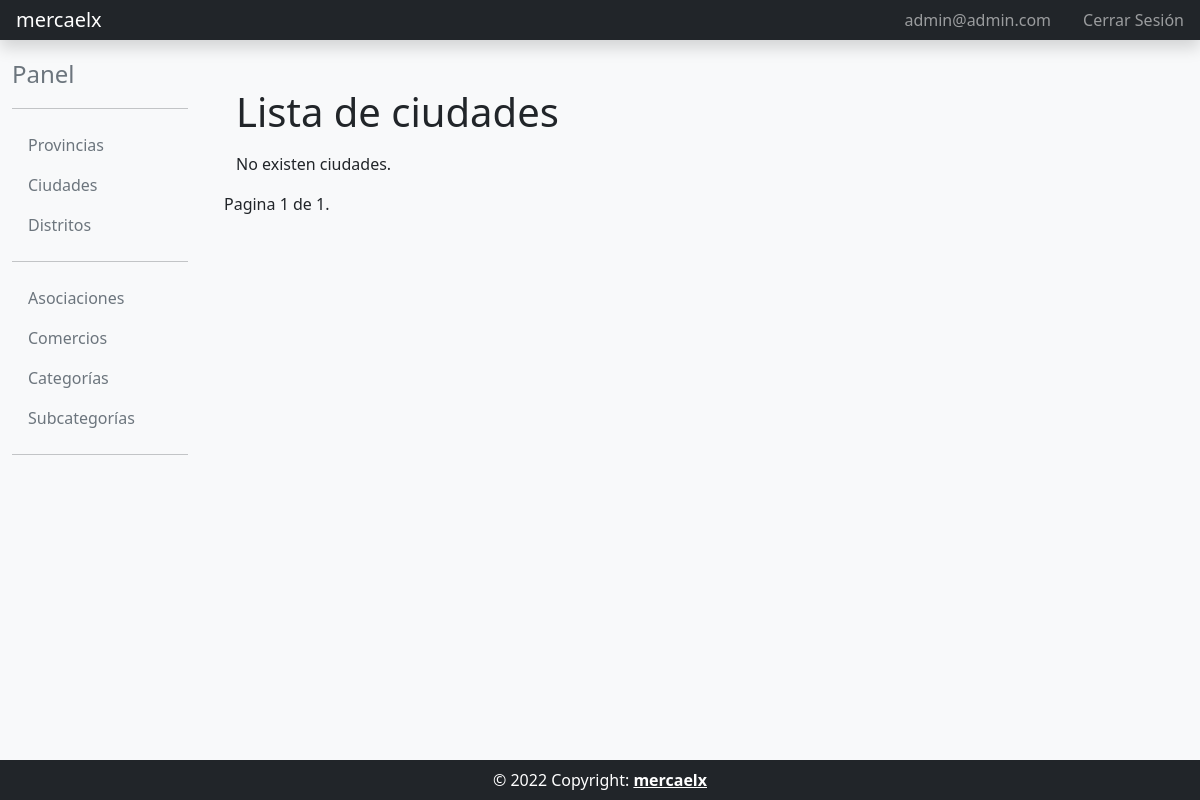
Page /ciudad_list/ (signed in) on the earlier database version.
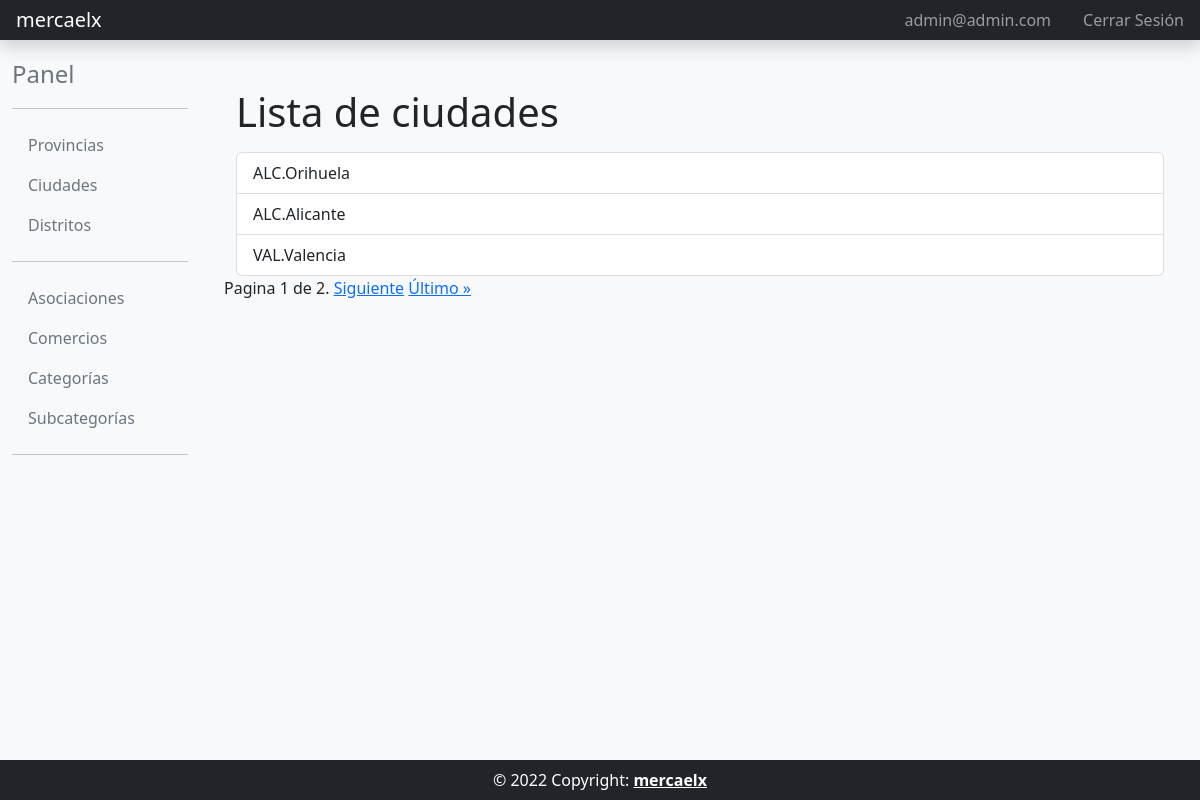
Same page on the later database version.
### core/models.py (models this page shows, shortened)
class Ciudad(models.Model):
    codigo = models.CharField(max_length=10, unique=True)
    nombre = models.CharField(max_length=256, unique=True)
    provincia = models.ForeignKey(Provincia, on_delete=models.PROTECT)
    def __str__(self):
        return f"{self.provincia.codigo}.{self.nombre[:100]}"
    class Meta:
        verbose_name = 'Ciudad'
        verbose_name_plural = 'Ciudades'
        ordering = ['nombre']

class Provincia(models.Model):
    codigo = models.CharField(max_length=10, unique=True)
    nombre = models.CharField(max_length=255, unique=True)
    class Meta:
        verbose_name = 'Provincia' # Nombre en singular
        verbose_name_plural = 'Provincias' # Nombre en plural
        ordering = ['nombre'] # Ordenar por nombre

### core/views.py (the view)
# urls.py: path('ciudad_list/', core_views.CiudadListView.as_view(), name='ciudad_list'),
class CiudadListView(LoginRequiredMixin, OrderedListMixin, ListView):
    model = Ciudad
    template_name = 'core/ciudad_list.html'
    paginate_by = 3

### common/mixins.py (called while the page is built)
    def get_queryset(self):
        queryset = super().get_queryset()
        ordering = self.request.GET.get('ordering', 'asc')
        if ordering == 'desc':
            return queryset.order_by('-id')
        return queryset.order_by('id')

    @method_decorator(login_required)
    def dispatch(self, *args, **kwargs):
        return super().dispatch(*args, **kwargs)

### templates/core/ciudad_list.html
{% extends "common/base_intranet.html" %}
{% block main_content %}
<div class="container">
    <h1>Lista de ciudades</h1>
    <ul class="list-group mt-3">
    {% for ciudad in object_list %}
        <a href="{% url 'ciudad_update' ciudad.id %}" class="list-group-item list-group-item-action">{{ ciudad }}</a>
    {% empty %}
        <p>No existen ciudades.</p>
    {% endfor %}
    </ul>
</div>
{% include 'common/pagination.html' %}
{% endblock main_content %}

### templates/common/base_intranet.html
{% extends "common/base.html" %}
{% block content %}
<div class="container-fluid mb-auto">
  <div class="row">
    {% block app-body %}
        {% block slideout %}
            {% include 'common/slideout_intranet.html' %}
        {% endblock slideout %}
        {% block main %}
        <main class="col-md-9 ms-sm-auto col-lg-10 px-md-4 mt-5">
                {% block main_content %}
                {% endblock main_content %}
        </main>
        {% endblock main %}
    {% endblock app-body %}
  </div>
</div>
{% endblock content %}

### templates/common/base.html (shortened to what this page needs)
<html>
<head>
    <link rel="stylesheet" href="https://cdn.jsdelivr.net/npm/bootstrap@5.2.0/dist/css/bootstrap.min.css">
    <link rel="stylesheet" href="https://cdnjs.cloudflare.com/ajax/libs/font-awesome/6.2.0/css/all.min.css" />
</head>
<body class="d-flex flex-column h-100 bg-light">
{% block header %}
    {% include "common/header_website.html" %}
{% endblock header %}
{% block content %}
{% endblock content %}
{% block footer %}
  {% include "common/footer_website.html" %}
{% endblock footer %}
</body>
</html>

### templates/common/header_website.html (shortened to what this page needs)
<header class="navbar navbar-dark sticky-top bg-dark flex-md-nowrap p-0 shadow">
  <a class="navbar-brand col-md-3 col-lg-2 px-3 ml-5" href="{% url 'home' %}">mercaelx</a>
  <div class="navbar-nav">
    {% if user.is_authenticated %}
      <div class="d-flex">
        <a class="nav-link px-3" href="{% url 'account_email' %}">
          {{ user.email }}
        </a>
        <a class="nav-link px-3" href="{% url 'account_logout' %}">Cerrar Sesión</a>
      </div>
    {% else %}
      <div class="d-flex">
        <a class="nav-link px-3" href="{% url 'account_login' %}">Iniciar Sesión</a>
        <a class="nav-link px-3" href="{% url 'account_signup' %}">Registrarse</a>
      </div>
    {% endif %}
  </div>
</header>

### templates/common/slideout_intranet.html
    <nav id="sidebarMenu" class="col-md-3 col-lg-2 d-md-block sidebar collapse">
      <div class="position-sticky pt-3">
        <a href="{% url 'panel' %}" class="nav-link" aria-current="page">
          <span class="text-secondary fs-4">Panel</span>
        </a>
        <hr>
        <ul class="nav flex-column">
          <li class="nav-item">
            <a href="{% url 'provincia_list' %}" class="nav-link" aria-current="page">
              <span class="text-secondary">Provincias</span>
            </a>
          </li>
          <li>
            <a href="{% url 'ciudad_list' %}" class="nav-link">
              <span class="text-secondary">Ciudades</span>
            </a>
          </li>
          <li>
            <a href="{% url 'distrito_list' %}" class="nav-link">
              <span class="text-secondary">Distritos</span>
            </a>
          </li>
          <hr>
          <li>
            <a href="{% url 'asociacion_list' %}" class="nav-link">
              <span class="text-secondary">Asociaciones</span>
            </a>
          </li>
          <li>
            <a href="{% url 'comercio_list' %}" class="nav-link">
              <span class="text-secondary">Comercios</span>
            </a>
          </li>
          <li>
            <a href="{% url 'categoria_list' %}" class="nav-link">
              <span class="text-secondary">Categorías</span>
            </a>
          </li>
          <li>
            <a href="{% url 'subcategoria_list' %}" class="nav-link">
              <span class="text-secondary">Subcategorías</span>
            </a>
          </li>
          <hr>    </ul>
      </div>
    </nav>

### templates/common/pagination.html (shortened to what this page needs)
<div class="pagination">
    <span class="step-links">
      <span class="current">
        Pagina {{ page_obj.number }} de {{ page_obj.paginator.num_pages }}.
      </span>
      {% if page_obj.has_next %}
        <a href="?{% if request.GET.ordering %}ordering={{ request.GET.ordering }}&{% endif %}page={{ page_obj.next_page_number }}">Siguiente</a>
        <a href="?{% if request.GET.ordering %}ordering={{ request.GET.ordering }}&{% endif %}page={{ page_obj.paginator.num_pages }}">Último &raquo;</a>
      {% endif %}
    </span>
  </div>

### templates/common/footer_website.html
<footer class="text-center text-lg-start bg-light text-muted bg-dark p-0" id="footer">
  <div class="text-center p-2 text-white">
    © 2022 Copyright:
    <a class="text-reset fw-bold" href="#">mercaelx</a>
  </div>
</footer>

Differences in the rows shown:
added Ciudad: provincia+nombre "ALC.Orihuela"
added Ciudad: provincia+nombre "ALC.Alicante"
added Ciudad: provincia+nombre "VAL.Valencia"
Other differences:
{{ page_obj.paginator.num_pages }}: "1" → "2"
text no longer shown: "No existen ciudades."
text now shown: "Siguiente Último »"
